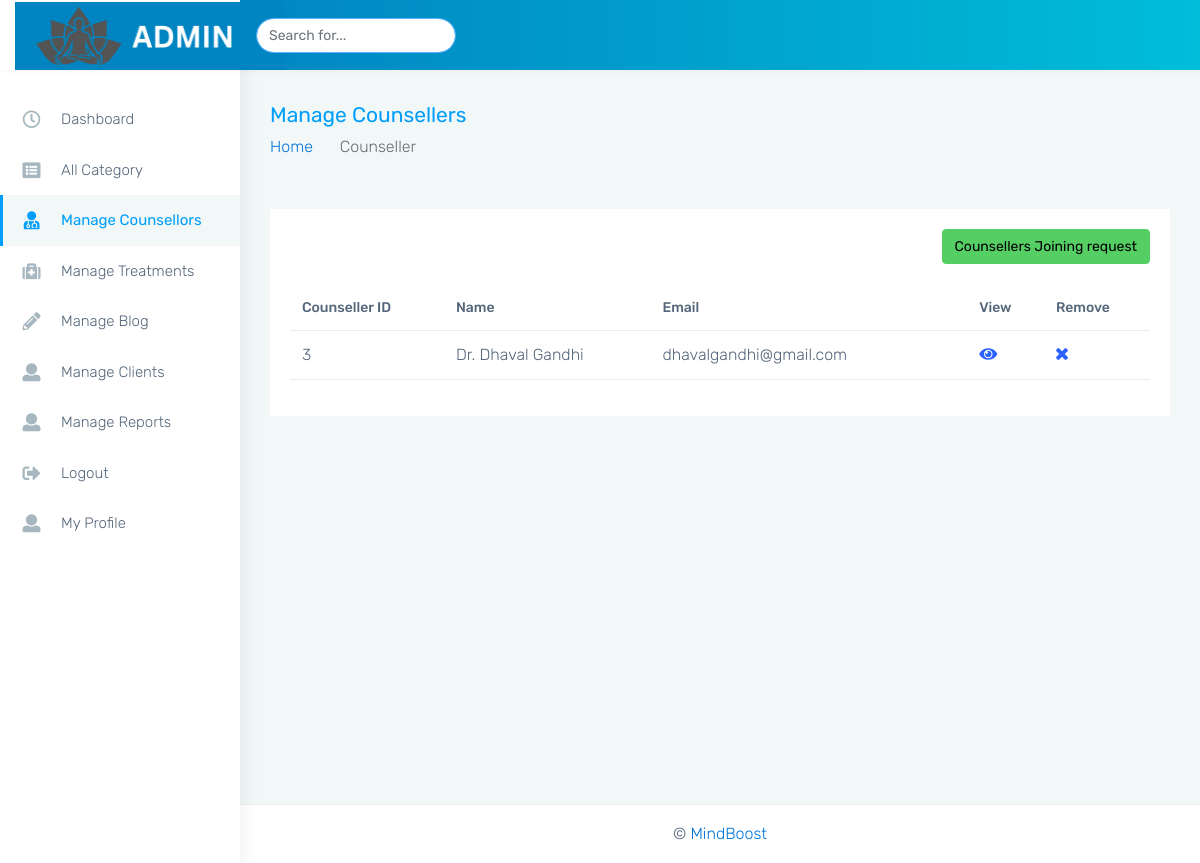
The app's page /admin/monster-html/m_doctor.php, older data.
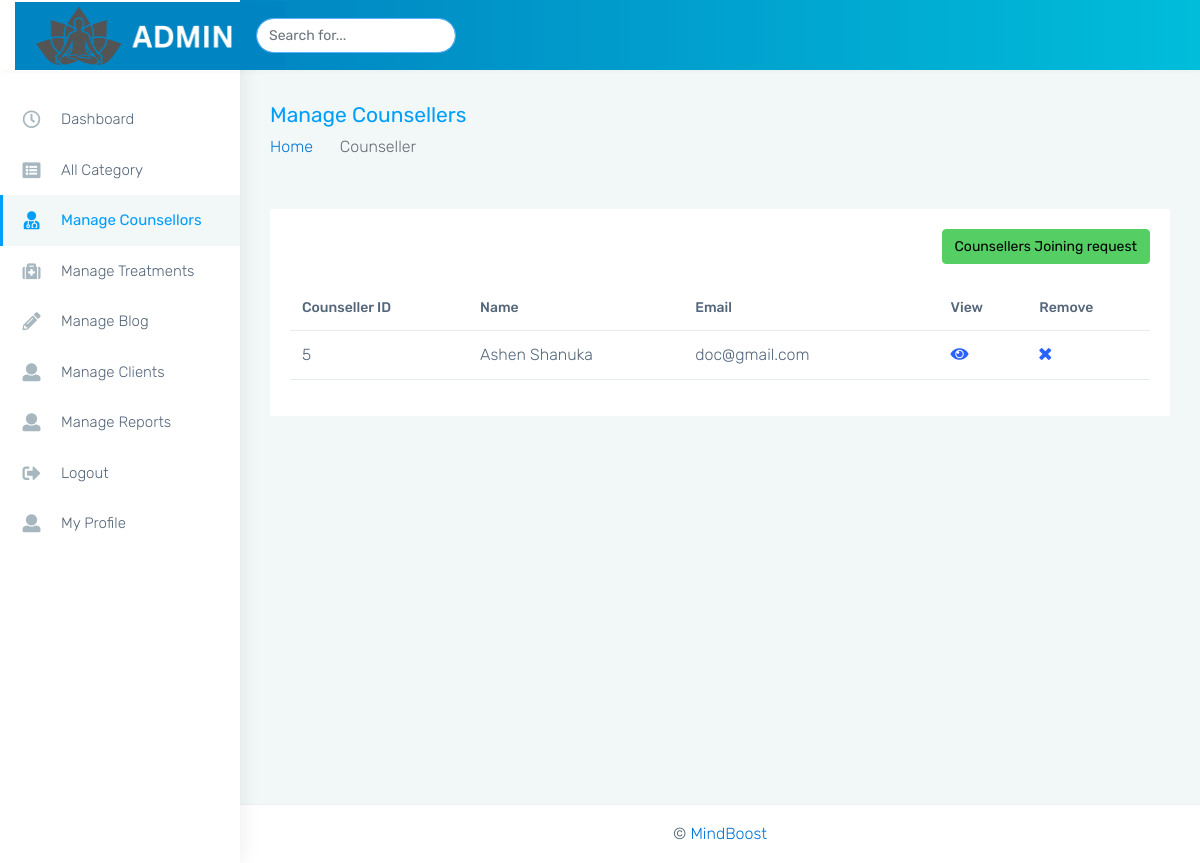
The same page, newer data.
### tables this page shows
CREATE TABLE `doctor` (
  `d_id` int(11) NOT NULL,
  `name` varchar(50) NOT NULL,
  `email` varchar(50) NOT NULL,
  `contact` bigint(10) NOT NULL,
  `status` varchar(30) NOT NULL,
  `password` varchar(50) NOT NULL,
  `about` text NOT NULL,
  `file` varchar(80) NOT NULL,
  `image` varchar(50) NOT NULL,
  `is_delete` int(11) NOT NULL,
  `is_update` int(11) NOT NULL,
  `is_delete_time` varchar(30) NOT NULL,
  `is_update_time` varchar(30) NOT NULL,
  `gender` varchar(30) NOT NULL,
  `cat_id` int(11) NOT NULL,
  `r_date` date NOT NULL,
  `city_id` int(11) NOT NULL,
  `area_id` int(11) NOT NULL,
  `zoom` varchar(255) NOT NULL
);

### admin/monster-html/m_doctor.php (the view, shortened to what this page needs)
<?php
include 'common/connect.php';
$result = $obj->query("select * from doctor where status='approved'");
?>
<!DOCTYPE html>
<html dir="ltr" lang="en">
<head>
    <link href="css/style.min.css" rel="stylesheet">
</head>
<body>
    <div id="main-wrapper" data-layout="vertical" data-navbarbg="skin5" data-sidebartype="full"
        data-sidebar-position="absolute" data-header-position="absolute" data-boxed-layout="full">
        <?php include 'common/header.php';  ?>
        <?php include 'common/sidebar.php'; ?>
        <div class="page-wrapper">
            <div class="page-breadcrumb">
                <div class="row align-items-center">
                    <div class="col-md-6 col-8 align-self-center">
                        <h3 class="page-title mb-0 p-0">Manage Counsellers </h3>
                        <div class="d-flex align-items-center">
                            <nav aria-label="breadcrumb">
                                <ol class="breadcrumb">
                                    <li class="breadcrumb-item"><a href="#">Home</a></li>
                                    <li class="breadcrumb-item active" aria-current="page">Counseller</li>
                                </ol>
                            </nav>
                        </div>
                    </div>
                </div>
            </div>
            <div class="container-fluid">
                <div class="row">
                    <div class="col-sm-12">
                        <div class="card">
                            <div class="card-body">
                                 <div class="text-end">
                                <a href="p_doctor.php">
                                <button type="button" class="btn btn-success">Counsellers Joining request</button></a>
                              </div><br>
                                <div class="table-responsive">
                                    <table class="table user-table no-wrap">
                                        <thead>
                                            <tr>
                                                <th class="border-top-0">Counseller ID</th>
                                                <th class="border-top-0"> Name</th>
                                                <th class="border-top-0">Email</th>
                                                <th class="border-top-0"> </th>
                                                <th class="border-top-0">View </th>
                                                <th class="border-top-0">Remove</th>
                                            </tr>
                                        </thead>
                                        <?php
                                            while($row = $result->fetch_object()){
                                        ?>
                                        <tbody>
                                            <tr>
                                                <td><?php echo $row->d_id; ?></td>
                                                <td><?php echo $row->name; ?></td>
                                                <td><?php echo $row->email; ?></td>
                                                <td><?php  ?></td>
                                                <td><a href="v_doctor.php?d_id=<?php echo $row->d_id; ?>"><i class="fa fa-eye"></i></a></td>
                                                <td><a href="reject.php?reject_id=<?php echo $row->d_id; ?>"><i class="fa fa-times"></i></a></td>
                                            </tr>
                                        </tbody>
                                    <?php } ?>
                                    </table>
                                </div>
                            </div>
                        </div>
                    </div>
                </div>
            </div>
           <?php include 'common/footer.php'; ?>
        </div>
    </div>
</body>
</html>

Row changes from the older to the newer data that the page shows:
removed doctor: d_id "3", name "Dr. Dhaval Gandhi", email "dhavalgandhi@gmail.com"
added doctor: d_id "5", name "Ashen Shanuka", email "doc@gmail.com"
